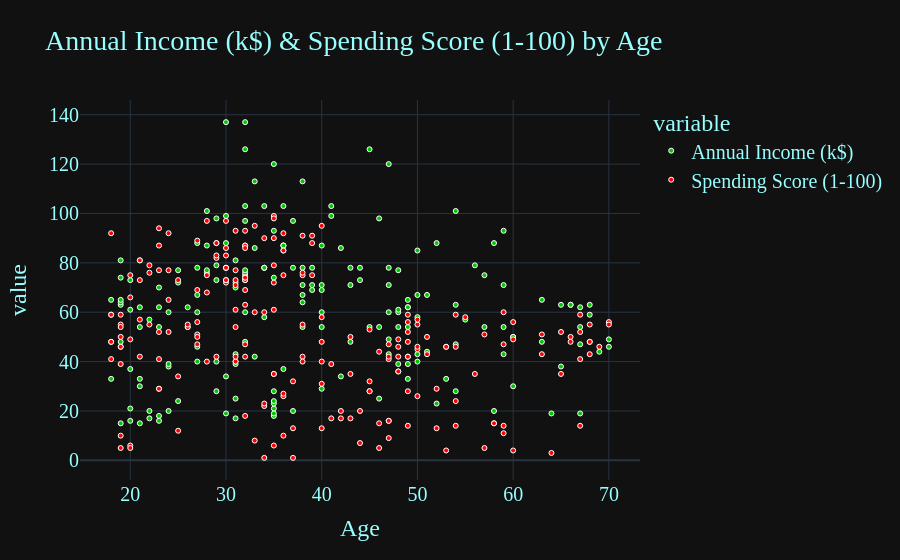

Notebook cell for this chart:
### Markdown cell above
# Annual Income (k$) & Spending Score (1-100) by Age

### Code cell
fig = px.scatter(df, x = "Age",  y = ["Annual Income (k$)", "Spending Score (1-100)"], color = "variable",
                 color_discrete_sequence = ["#00C700", "#FF0000"],
                 title = "Annual Income (k$) & Spending Score (1-100) by Age")

fig.update_layout(template = "plotly_dark", font = dict(family = "PT Sans", size = 20, color = "#97FFFF"))
fig.update_traces(marker = dict(size = 5, line = dict(width = 1, color = "#FFFFFF")))

fig.show()

### Figure 1 — Plotly figure (JSON) as saved in the notebook; plotly's stock layout.template omitted (floating-point values rounded to 4 significant figures; data arrays with more than 128 entries replaced by an {"elided": "..."} marker saying what was removed)
{"data": [{"hovertemplate": "variable=Annual Income (k$)<br>Age=%{x}<br>value=%{y}<extra></extra>", "legendgroup": "Annual Income (k$)", "marker": {"color": "#00C700", "line": {"color": "#FFFFFF", "width": 1}, "size": 5, "symbol": "circle"}, "mode": "markers", "name": "Annual Income (k$)", "orientation": "v", "showlegend": true, "type": "scatter", "x": {"elided": "200 int values"}, "xaxis": "x", "y": {"elided": "200 int values"}, "yaxis": "y"}, {"hovertemplate": "variable=Spending Score (1-100)<br>Age=%{x}<br>value=%{y}<extra></extra>", "legendgroup": "Spending Score (1-100)", "marker": {"color": "#FF0000", "line": {"color": "#FFFFFF", "width": 1}, "size": 5, "symbol": "circle"}, "mode": "markers", "name": "Spending Score (1-100)", "orientation": "v", "showlegend": true, "type": "scatter", "x": {"elided": "200 int values"}, "xaxis": "x", "y": {"elided": "200 int values"}, "yaxis": "y"}], "layout": {"font": {"color": "#97FFFF", "family": "PT Sans", "size": 20}, "legend": {"title": {"text": "variable"}, "tracegroupgap": 0}, "title": {"text": "Annual Income (k$) & Spending Score (1-100) by Age"}, "xaxis": {"anchor": "y", "domain": [0.0, 1.0], "title": {"text": "Age"}}, "yaxis": {"anchor": "x", "domain": [0.0, 1.0], "title": {"text": "value"}}}}
